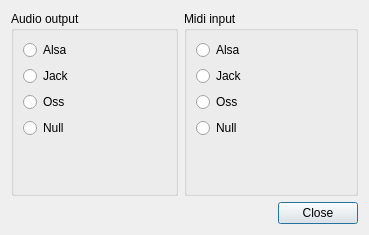
<?xml version="1.0" encoding="UTF-8"?>
<ui version="4.0">
 <class>Preferences</class>
 <widget class="QDialog" name="Preferences">
  <property name="geometry">
   <rect>
    <x>0</x>
    <y>0</y>
    <width>369</width>
    <height>235</height>
   </rect>
  </property>
  <property name="windowTitle">
   <string>Preferences</string>
  </property>
  <layout class="QVBoxLayout" name="verticalLayout">
   <item>
    <layout class="QHBoxLayout" name="horizontalLayout">
     <item>
      <widget class="QGroupBox" name="groupBox_2">
       <property name="title">
        <string>Audio output</string>
       </property>
       <layout class="QVBoxLayout" name="verticalLayout_2">
        <item>
         <widget class="QRadioButton" name="audioAlsa">
          <property name="text">
           <string>Alsa</string>
          </property>
         </widget>
        </item>
        <item>
         <widget class="QRadioButton" name="audioJack">
          <property name="text">
           <string>Jack</string>
          </property>
         </widget>
        </item>
        <item>
         <widget class="QRadioButton" name="audioOss">
          <property name="text">
           <string>Oss</string>
          </property>
         </widget>
        </item>
        <item>
         <widget class="QRadioButton" name="audioNull">
          <property name="text">
           <string>Null</string>
          </property>
         </widget>
        </item>
        <item>
         <spacer name="verticalSpacer">
          <property name="orientation">
           <enum>Qt::Vertical</enum>
          </property>
          <property name="sizeHint" stdset="0">
           <size>
            <width>20</width>
            <height>40</height>
           </size>
          </property>
         </spacer>
        </item>
       </layout>
      </widget>
     </item>
     <item>
      <widget class="QGroupBox" name="groupBox">
       <property name="title">
        <string>Midi input</string>
       </property>
       <layout class="QVBoxLayout" name="verticalLayout_3">
        <item>
         <widget class="QRadioButton" name="midiAlsa">
          <property name="text">
           <string>Alsa</string>
          </property>
         </widget>
        </item>
        <item>
         <widget class="QRadioButton" name="midiJack">
          <property name="text">
           <string>Jack</string>
          </property>
         </widget>
        </item>
        <item>
         <widget class="QRadioButton" name="midiOss">
          <property name="text">
           <string>Oss</string>
          </property>
         </widget>
        </item>
        <item>
         <widget class="QRadioButton" name="midiNull">
          <property name="text">
           <string>Null</string>
          </property>
         </widget>
        </item>
        <item>
         <spacer name="verticalSpacer_2">
          <property name="orientation">
           <enum>Qt::Vertical</enum>
          </property>
          <property name="sizeHint" stdset="0">
           <size>
            <width>150</width>
            <height>53</height>
           </size>
          </property>
         </spacer>
        </item>
       </layout>
      </widget>
     </item>
    </layout>
   </item>
   <item>
    <widget class="QDialogButtonBox" name="buttonBox">
     <property name="orientation">
      <enum>Qt::Horizontal</enum>
     </property>
     <property name="standardButtons">
      <set>QDialogButtonBox::Close</set>
     </property>
    </widget>
   </item>
  </layout>
  <action name="actionAudio_changed">
   <property name="text">
    <string>Audio changed</string>
   </property>
  </action>
  <action name="actionMidi_changed">
   <property name="text">
    <string>Midi changed</string>
   </property>
  </action>
 </widget>
 <resources/>
 <connections>
  <connection>
   <sender>buttonBox</sender>
   <signal>accepted()</signal>
   <receiver>Preferences</receiver>
   <slot>accept()</slot>
   <hints>
    <hint type="sourcelabel">
     <x>222</x>
     <y>219</y>
    </hint>
    <hint type="destinationlabel">
     <x>157</x>
     <y>234</y>
    </hint>
   </hints>
  </connection>
  <connection>
   <sender>buttonBox</sender>
   <signal>rejected()</signal>
   <receiver>Preferences</receiver>
   <slot>reject()</slot>
   <hints>
    <hint type="sourcelabel">
     <x>290</x>
     <y>225</y>
    </hint>
    <hint type="destinationlabel">
     <x>286</x>
     <y>234</y>
    </hint>
   </hints>
  </connection>
  <connection>
   <sender>audioAlsa</sender>
   <signal>toggled(bool)</signal>
   <receiver>actionAudio_changed</receiver>
   <slot>trigger()</slot>
   <hints>
    <hint type="sourcelabel">
     <x>93</x>
     <y>47</y>
    </hint>
    <hint type="destinationlabel">
     <x>-1</x>
     <y>-1</y>
    </hint>
   </hints>
  </connection>
  <connection>
   <sender>audioJack</sender>
   <signal>toggled(bool)</signal>
   <receiver>actionAudio_changed</receiver>
   <slot>trigger()</slot>
   <hints>
    <hint type="sourcelabel">
     <x>93</x>
     <y>72</y>
    </hint>
    <hint type="destinationlabel">
     <x>-1</x>
     <y>-1</y>
    </hint>
   </hints>
  </connection>
  <connection>
   <sender>audioNull</sender>
   <signal>toggled(bool)</signal>
   <receiver>actionAudio_changed</receiver>
   <slot>trigger()</slot>
   <hints>
    <hint type="sourcelabel">
     <x>93</x>
     <y>122</y>
    </hint>
    <hint type="destinationlabel">
     <x>-1</x>
     <y>-1</y>
    </hint>
   </hints>
  </connection>
  <connection>
   <sender>audioOss</sender>
   <signal>toggled(bool)</signal>
   <receiver>actionAudio_changed</receiver>
   <slot>trigger()</slot>
   <hints>
    <hint type="sourcelabel">
     <x>93</x>
     <y>97</y>
    </hint>
    <hint type="destinationlabel">
     <x>-1</x>
     <y>-1</y>
    </hint>
   </hints>
  </connection>
  <connection>
   <sender>midiJack</sender>
   <signal>toggled(bool)</signal>
   <receiver>actionMidi_changed</receiver>
   <slot>trigger()</slot>
   <hints>
    <hint type="sourcelabel">
     <x>275</x>
     <y>72</y>
    </hint>
    <hint type="destinationlabel">
     <x>-1</x>
     <y>-1</y>
    </hint>
   </hints>
  </connection>
  <connection>
   <sender>midiOss</sender>
   <signal>toggled(bool)</signal>
   <receiver>actionMidi_changed</receiver>
   <slot>trigger()</slot>
   <hints>
    <hint type="sourcelabel">
     <x>275</x>
     <y>97</y>
    </hint>
    <hint type="destinationlabel">
     <x>-1</x>
     <y>-1</y>
    </hint>
   </hints>
  </connection>
  <connection>
   <sender>midiNull</sender>
   <signal>toggled(bool)</signal>
   <receiver>actionMidi_changed</receiver>
   <slot>trigger()</slot>
   <hints>
    <hint type="sourcelabel">
     <x>275</x>
     <y>122</y>
    </hint>
    <hint type="destinationlabel">
     <x>-1</x>
     <y>-1</y>
    </hint>
   </hints>
  </connection>
  <connection>
   <sender>midiAlsa</sender>
   <signal>toggled(bool)</signal>
   <receiver>actionMidi_changed</receiver>
   <slot>trigger()</slot>
   <hints>
    <hint type="sourcelabel">
     <x>275</x>
     <y>47</y>
    </hint>
    <hint type="destinationlabel">
     <x>-1</x>
     <y>-1</y>
    </hint>
   </hints>
  </connection>
 </connections>
</ui>
